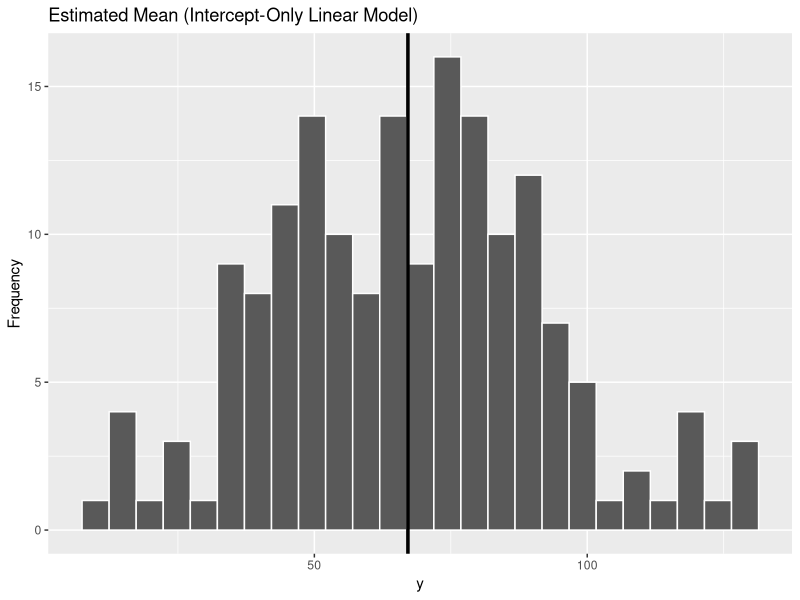
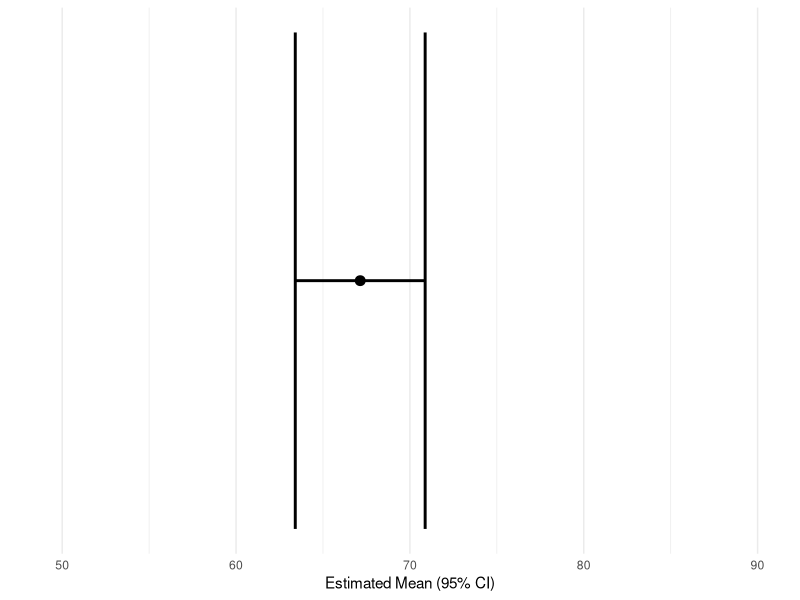
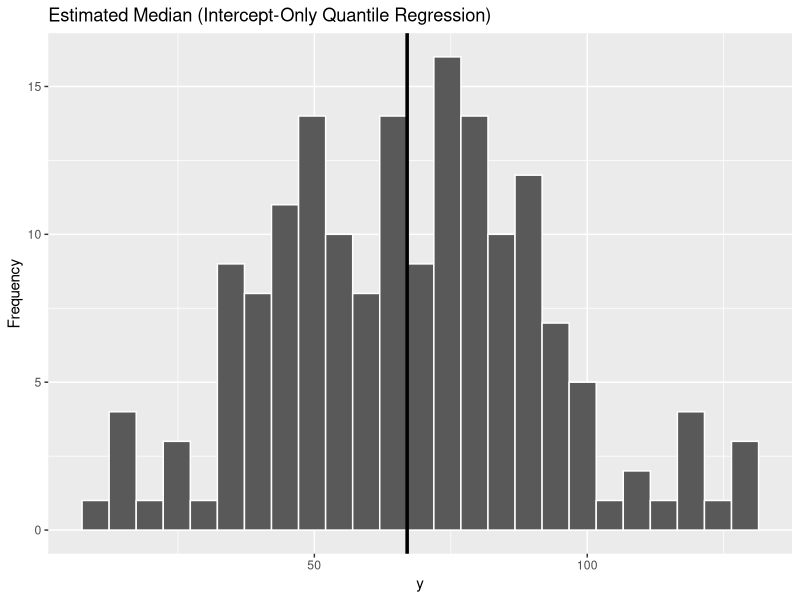
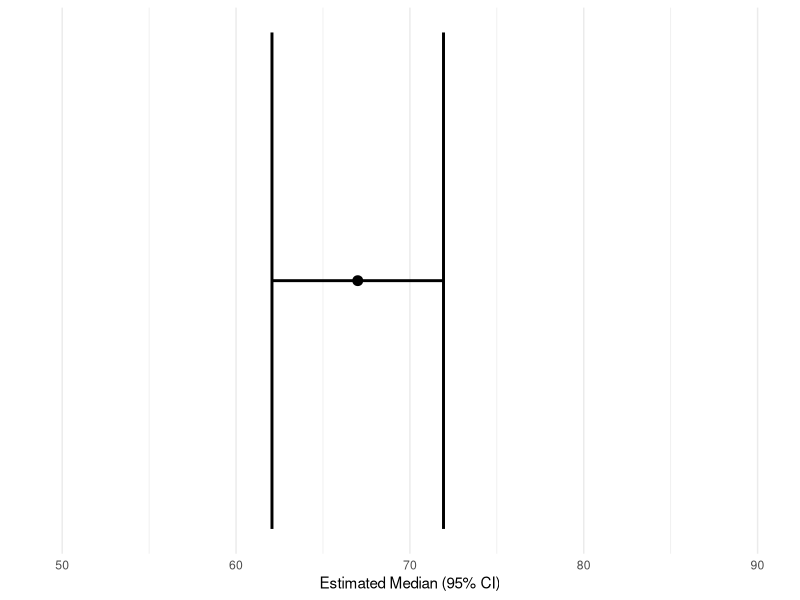

Reproduce these figures in R, in order.
## ---- chunk 1
library(tidyverse)        # Data wrangling and plotting
library(broom)            # Converting model objects into tidy tables
library(quantreg)         # Quantile regression (rq())
library(marginaleffects)  # Predictions and uncertainty estimates
library(here)
## ---- chunk 2
df <- read.csv(here("data", "steps_clean.csv"))

# we also rename the "group" variable, otherwise it causes issues with the marginal effects pakage
df <- df %>% rename(grp = group)
## ---- chunk 3
lsas_post ~ 1
## ---- chunk 4
mod_lm <- lm(lsas_post ~ 1, data = df)
summary(mod_lm)
## ---- chunk 5
mean(df$lsas_post, na.rm=TRUE)
## ---- chunk 6
mod_rq <- rq(lsas_post ~ 1, tau = 0.5, data = df)
summary(mod_rq)
## ---- chunk 7
median(df$lsas_post, na.rm=T)
## ---- chunk 8
names(mod_lm) # gives the names of the different parts of the regression object
coef(mod_lm) # returns the coefficients from the object 
head(fitted(mod_lm)) # gets the predicted values for each individual
head(residuals(mod_lm)) # returns the residuals (actual value - predicted value)
## ---- chunk 9
mod_lm$coefficients # the coefficients of the model (right now only the intercept)
head(mod_lm$residuals) # the residuals (actual value - predicted value)
## ---- chunk 10
names(mod_rq)
coef(mod_rq)
## ---- chunk 11
mod_rq$coefficients # the coefficient
head(mod_rq$residuals) # the residuals (actual value - predicted value)
head(df$lsas_post)
## ---- chunk 12
avg_predictions(mod_lm)
## ---- chunk 13
predictions(mod_lm) %>% head()
## ---- chunk 14
avg_predictions(mod_rq)
## ---- chunk 15
mean_est <- coef(mod_lm) # save the estimated mean from the linear model

# plot the mean over a histogram of the observed values
ggplot(df, aes(lsas_post)) +
geom_histogram(bins = 25, color = "white") +
geom_vline(xintercept = mean_est, linewidth = 1.2) +
labs(title = "Estimated Mean (Intercept-Only Linear Model)",
x = "y", y = "Frequency")
## ---- chunk 16
#get the estimated values from the linear prediction model
ap <- avg_predictions(mod_lm)

# save the as a tibble object for plotting
df_plot <- tibble(
  mean_est = ap$estimate[1],
  lcl = ap$conf.low[1],
  ucl = ap$conf.high[1]
)

# use ggplot to create a plot
ggplot(df_plot, aes(y = 1, x = mean_est)) +
  geom_point(size = 3) +
  geom_errorbar(aes(xmin = lcl, xmax = ucl), width = 0.1, linewidth = 1) + # add confidence interval 
  scale_y_continuous(breaks = NULL) + # remove the y-axis scale
  scale_x_continuous(limits = c(50, 90)) +   # # set x-axis range
  labs( # set labels 
    y = "",
    x = "Estimated Mean (95% CI)"
  ) +
  theme_minimal()
## ---- chunk 17
med_est <- coef(mod_rq)

ggplot(df, aes(lsas_post)) +
geom_histogram(bins = 25, color = "white") +
geom_vline(xintercept = med_est, linewidth = 1.2) +
labs(title = "Estimated Median (Intercept-Only Quantile Regression)",
x = "y", y = "Frequency")

## ---- chunk 18
#get the estimated values from the linear prediction model
ap <- avg_predictions(mod_rq)

# save the as a tibble object for plotting
df_plot <- tibble(
  mean_est = ap$estimate[1],
  lcl = ap$conf.low[1],
  ucl = ap$conf.high[1]
)

# use ggplot to create a plot
ggplot(df_plot, aes(y = 1, x = mean_est)) +
  geom_point(size = 3) +
  geom_errorbar(aes(xmin = lcl, xmax = ucl), width = 0.1, linewidth = 1) + # add confidence interval 
  scale_y_continuous(breaks = NULL) + # remove the y-axis scale
  scale_x_continuous(limits = c(50, 90)) +   # # set x-axis range
  labs( # set labels 
    y = "",
    x = "Estimated Median (95% CI)"
  ) +
  theme_minimal()
## ---- chunk 19
confint(mod_lm)
## ---- chunk 20
t.test(df$lsas_post)
## ---- chunk 21
summary(mod_rq, se = "boot")
## ---- chunk 22
avg_predictions(mod_lm, conf_level = 0.95)
## ---- chunk 23
avg_predictions(mod_rq, conf_level = 0.95)
